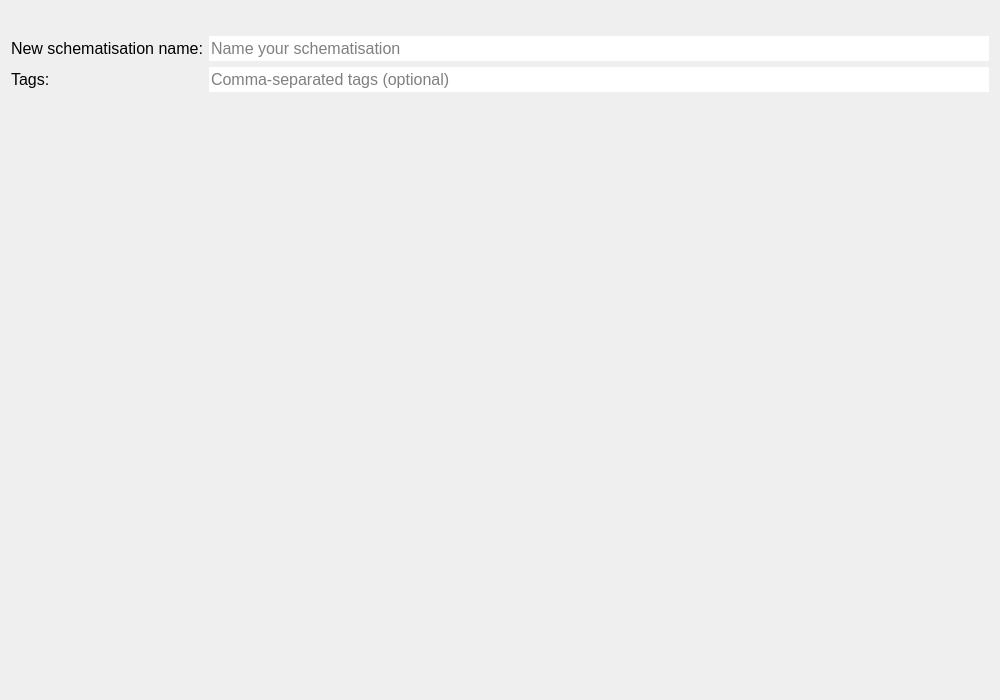
<?xml version="1.0" encoding="UTF-8"?>
<ui version="4.0">
 <class>Form</class>
 <widget class="QWidget" name="Form">
  <property name="windowModality">
   <enum>Qt::NonModal</enum>
  </property>
  <property name="geometry">
   <rect>
    <x>0</x>
    <y>0</y>
    <width>1000</width>
    <height>700</height>
   </rect>
  </property>
  <property name="sizePolicy">
   <sizepolicy hsizetype="Preferred" vsizetype="Minimum">
    <horstretch>0</horstretch>
    <verstretch>0</verstretch>
   </sizepolicy>
  </property>
  <property name="minimumSize">
   <size>
    <width>720</width>
    <height>0</height>
   </size>
  </property>
  <property name="font">
   <font>
    <family>Segoe UI</family>
   </font>
  </property>
  <property name="windowTitle">
   <string>Form</string>
  </property>
  <property name="autoFillBackground">
   <bool>true</bool>
  </property>
  <layout class="QGridLayout" name="gridLayout">
   <item row="1" column="0">
    <spacer name="verticalSpacer_2">
     <property name="orientation">
      <enum>Qt::Vertical</enum>
     </property>
     <property name="sizeType">
      <enum>QSizePolicy::Fixed</enum>
     </property>
     <property name="sizeHint" stdset="0">
      <size>
       <width>20</width>
       <height>25</height>
      </size>
     </property>
    </spacer>
   </item>
   <item row="2" column="1">
    <widget class="QLineEdit" name="le_schematisation_name">
     <property name="sizePolicy">
      <sizepolicy hsizetype="Expanding" vsizetype="Preferred">
       <horstretch>0</horstretch>
       <verstretch>0</verstretch>
      </sizepolicy>
     </property>
     <property name="minimumSize">
      <size>
       <width>0</width>
       <height>25</height>
      </size>
     </property>
     <property name="maximumSize">
      <size>
       <width>16777215</width>
       <height>16777215</height>
      </size>
     </property>
     <property name="font">
      <font>
       <family>Segoe UI</family>
       <pointsize>12</pointsize>
      </font>
     </property>
     <property name="autoFillBackground">
      <bool>false</bool>
     </property>
     <property name="styleSheet">
      <string notr="true">QLineEdit {background-color: white;}</string>
     </property>
     <property name="maxLength">
      <number>80</number>
     </property>
     <property name="frame">
      <bool>false</bool>
     </property>
     <property name="placeholderText">
      <string>Name your schematisation</string>
     </property>
    </widget>
   </item>
   <item row="3" column="1">
    <widget class="QLineEdit" name="le_tags">
     <property name="sizePolicy">
      <sizepolicy hsizetype="Expanding" vsizetype="Preferred">
       <horstretch>0</horstretch>
       <verstretch>0</verstretch>
      </sizepolicy>
     </property>
     <property name="minimumSize">
      <size>
       <width>0</width>
       <height>25</height>
      </size>
     </property>
     <property name="maximumSize">
      <size>
       <width>16777215</width>
       <height>16777215</height>
      </size>
     </property>
     <property name="font">
      <font>
       <family>Segoe UI</family>
       <pointsize>12</pointsize>
      </font>
     </property>
     <property name="styleSheet">
      <string notr="true">QLineEdit {background-color: white;}</string>
     </property>
     <property name="frame">
      <bool>false</bool>
     </property>
     <property name="placeholderText">
      <string>Comma-separated tags (optional)</string>
     </property>
    </widget>
   </item>
   <item row="3" column="0">
    <widget class="QLabel" name="label_2">
     <property name="minimumSize">
      <size>
       <width>175</width>
       <height>25</height>
      </size>
     </property>
     <property name="maximumSize">
      <size>
       <width>16777215</width>
       <height>16777215</height>
      </size>
     </property>
     <property name="font">
      <font>
       <family>Segoe UI</family>
       <pointsize>12</pointsize>
      </font>
     </property>
     <property name="text">
      <string>Tags:</string>
     </property>
    </widget>
   </item>
   <item row="2" column="0">
    <widget class="QLabel" name="label">
     <property name="sizePolicy">
      <sizepolicy hsizetype="Preferred" vsizetype="Preferred">
       <horstretch>0</horstretch>
       <verstretch>0</verstretch>
      </sizepolicy>
     </property>
     <property name="minimumSize">
      <size>
       <width>175</width>
       <height>25</height>
      </size>
     </property>
     <property name="maximumSize">
      <size>
       <width>16777215</width>
       <height>16777215</height>
      </size>
     </property>
     <property name="font">
      <font>
       <family>Segoe UI</family>
       <pointsize>12</pointsize>
      </font>
     </property>
     <property name="text">
      <string>New schematisation name:</string>
     </property>
    </widget>
   </item>
   <item row="0" column="0" colspan="2">
    <layout class="QVBoxLayout" name="svg_lout"/>
   </item>
   <item row="4" column="0">
    <spacer name="verticalSpacer">
     <property name="orientation">
      <enum>Qt::Vertical</enum>
     </property>
     <property name="sizeHint" stdset="0">
      <size>
       <width>20</width>
       <height>40</height>
      </size>
     </property>
    </spacer>
   </item>
  </layout>
 </widget>
 <resources/>
 <connections/>
</ui>
